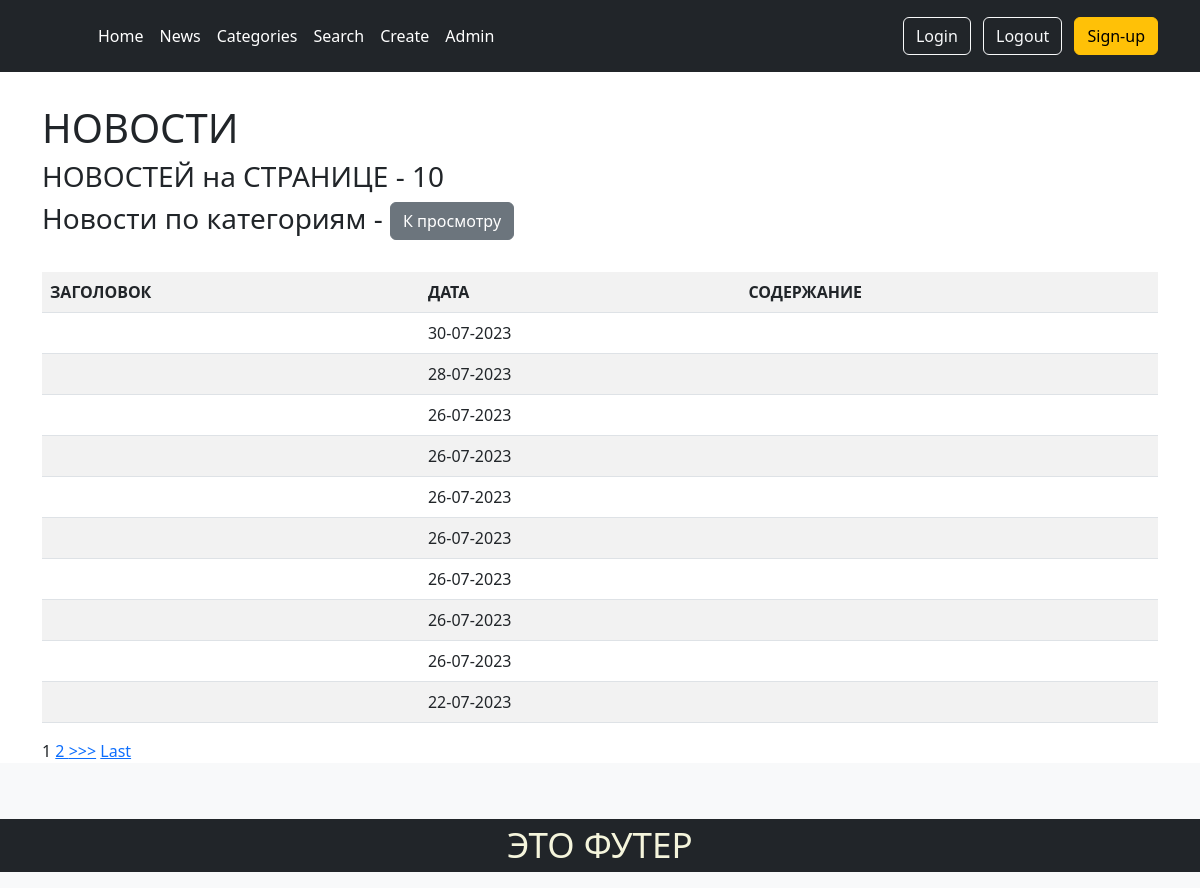
Before: /news/ with the older database file.
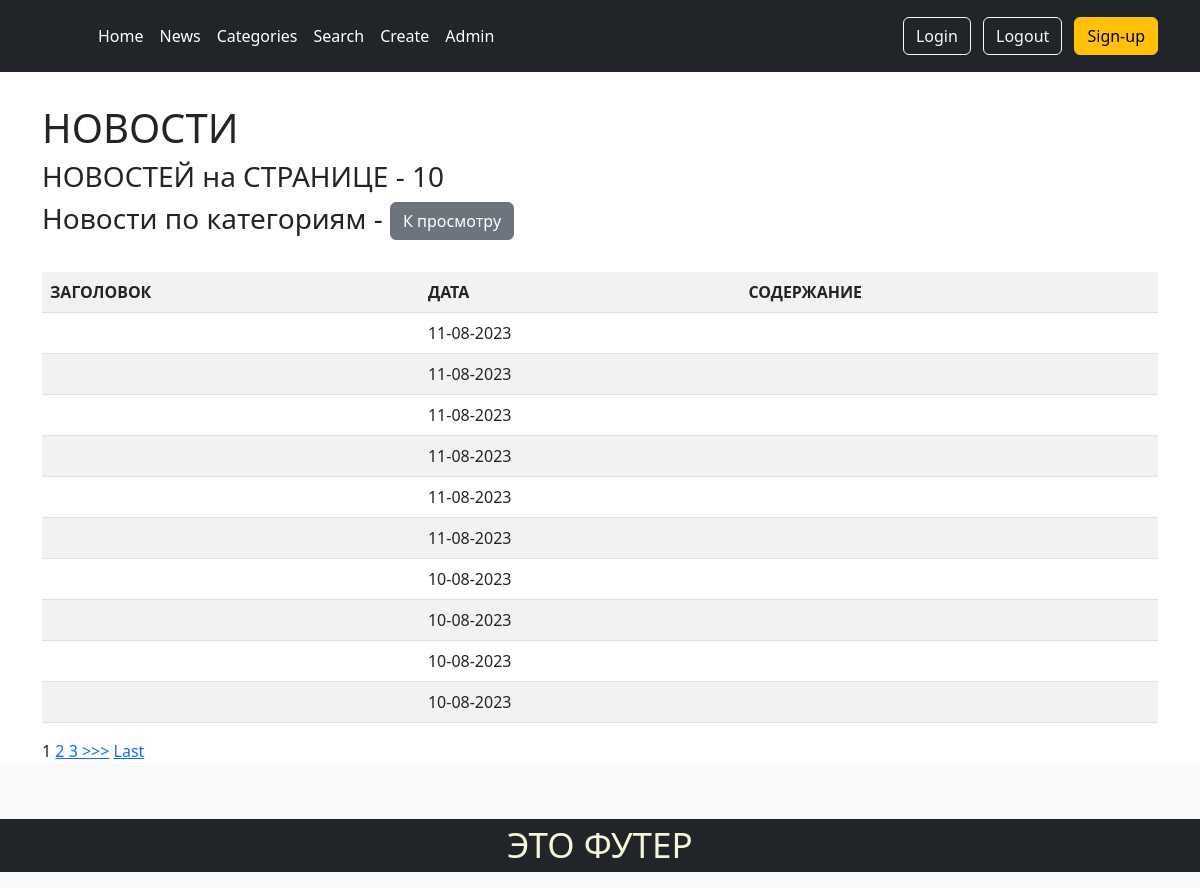
After: the same page with the newer database file.
### news/models.py (models this page shows, shortened)
class Post(models.Model):
    author = models.ForeignKey(Author, on_delete=models.CASCADE)
    NEWS = 'NW'
    ARTICLE = 'AR'
    CATEGORY_CHOICES = (
        (NEWS, 'Новость'),
        (ARTICLE, 'Статья'),
    )
    categoryType = models.CharField(
        max_length=2, choices=CATEGORY_CHOICES, default=ARTICLE)
    dateCreation = models.DateTimeField(auto_now_add=True)
    postCategory = models.ManyToManyField(Category, through='PostCategory')
    title = models.CharField(max_length=128)
    text = models.TextField()
    rating = models.SmallIntegerField(default=0)
    def preview(self):
        return self.text[:124] + '...'

### news/views.py (the view)
# urls.py: path('', cache_page(60)(PostList.as_view()), name='news'),
class PostList(ListView):
    model = Post
    template_name = 'news/posts.html'
    context_object_name = 'posts'
    ordering = ['-dateCreation']
    paginate_by = 10
    def get_context_data(self, **kwargs):
        context = super().get_context_data(**kwargs)
        context['choices'] = Post.CATEGORY_CHOICES
        return context

### news/templatetags/custom_filters.py (called while the page is built)
@register.filter(name='censor')
def censor(value):
    custom_badwords = ['нехорошие слова']
    profanity.add_censor_words(custom_badwords)
    censored = profanity.censor(value, '*$')
    return censored

### news/templates/news/posts.html (shortened to what this page needs)
{% extends 'layout/default.html' %}
{%load custom_filters%}
{% block content %}
<br>
<h1>НОВОСТИ</h1>
{% if posts %}
<h3>НОВОСТЕЙ на СТРАНИЦЕ - {{posts|length}}</h3>
<h3 class="mt-2">Новости по категориям - <a class="btn btn-secondary" href="{% url 'news:category_list' %}">К просмотру</a></h3>
<br>
<table class="table table-striped">
   <tr>
      <th scope="col">ЗАГОЛОВОК</th>
      <th scope="col">ДАТА</th>
      <th scope="col">СОДЕРЖАНИЕ</th>
   </tr>
   {% for i in posts %}
   <tr onclick="window.location='/news/{{i.pk}}'" style="cursor: pointer;">
      <td>{{ i.title|censor }}</td>
      <td>{{ i.dateCreation|date:'d-m-Y'}}</td>
      <td>{{ i.preview|truncatechars:50|censor}}</td>
   </tr>
   {% endfor %}
</table>
{%else%}
<h1>НОВОСТЕЙ - нету!!!</h1>
{%endif%}
{% include 'news/parts/paginator.html' %}
{% endblock content %}

Changed rows visible on the page:
no longer on this page (row unchanged): Post: dateCreation "30-07-2023"
no longer on this page (row unchanged): Post: dateCreation "28-07-2023"
no longer on this page (row unchanged): Post: dateCreation "26-07-2023"
no longer on this page (row unchanged): Post: dateCreation "26-07-2023"
no longer on this page (row unchanged): Post: dateCreation "26-07-2023"
no longer on this page (row unchanged): Post: dateCreation "26-07-2023"
no longer on this page (row unchanged): Post: dateCreation "26-07-2023"
no longer on this page (row unchanged): Post: dateCreation "26-07-2023"
no longer on this page (row unchanged): Post: dateCreation "26-07-2023"
no longer on this page (row unchanged): Post: dateCreation "22-07-2023"
added Post: dateCreation "11-08-2023"
added Post: dateCreation "11-08-2023"
added Post: dateCreation "11-08-2023"
added Post: dateCreation "11-08-2023"
added Post: dateCreation "11-08-2023"
added Post: dateCreation "11-08-2023"
added Post: dateCreation "10-08-2023"
added Post: dateCreation "10-08-2023"
added Post: dateCreation "10-08-2023"
added Post: dateCreation "10-08-2023"
Other visible differences:
new list line: "3"
